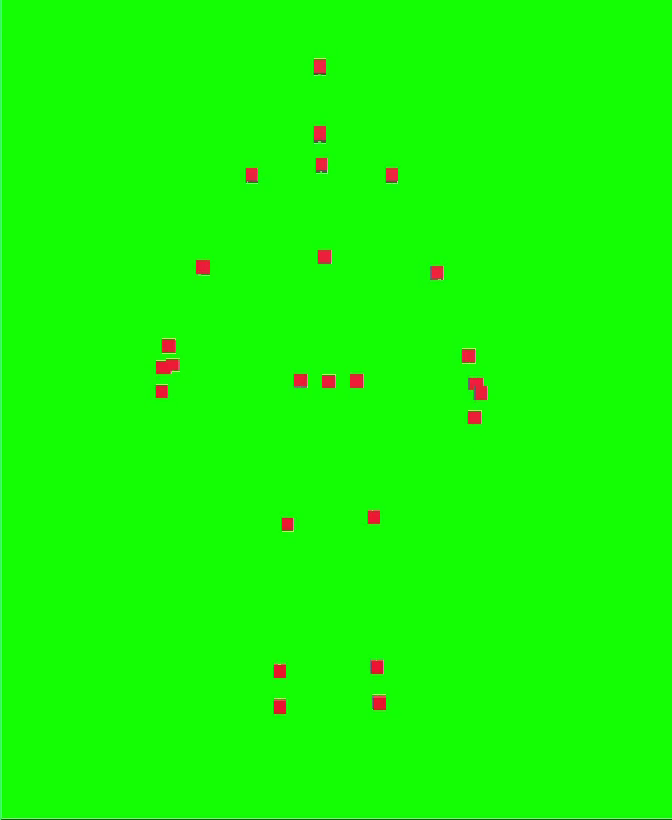
#> input picture frame 24 of overlay/pipeline/input/unity-joints.mp4, 672 x 820 px
$ jupyter execute unity-extract.ipynb
#> lines starting #> are read from the running program, lines starting #| are printed output that depends on the picture; after the words box and inside, x2 and y2 are one past the last pixel; in counts of white or black regions, pixels touching at a corner belong together; pictures that were not available may be replaced by others from this repository, and a replacement may not be noted
# Segment out the joints (red dots)

[cell 1]
import cv2
import matplotlib.pyplot as plt

# Load the video file
video = cv2.VideoCapture("../input/unity-joints.mp4")

# Read the first frame
ret, frame = video.read()
#> frame is the input picture: shape (820, 672, 3); mean B, G, R 5, 252, 21.9
video.release()

if ret:
  # Print some properties about the image
  print("Frame shape:", frame.shape)  # (height, width, channels)
#| Frame shape: (820, 672, 3)
  print("Frame dtype:", frame.dtype)
#| Frame dtype: uint8
  print("Frame size (bytes):", frame.nbytes)
#| Frame size (bytes): 1653120
else:
  print("Failed to read the first frame from the video.")

# Convert BGR (OpenCV) to RGB (matplotlib)
frame_rgb = cv2.cvtColor(frame, cv2.COLOR_BGR2RGB)

plt.imshow(frame_rgb)
plt.axis('off')
plt.title("First Frame")
plt.show()

[cell 2]
import numpy as np

# If your image is RGB (from matplotlib or elsewhere), convert to BGR for OpenCV
frame_bgr = cv2.cvtColor(frame_rgb, cv2.COLOR_RGB2BGR)

# Convert BGR to HSV
img_hsv = cv2.cvtColor(frame_bgr, cv2.COLOR_BGR2HSV)
#> img_hsv: shape (820, 672, 3); mean H, S, V 58.7, 250.2, 253.4

# Tune HSV ranges for bright red
# Red hue is around 0 and 180 (OpenCV: 0-179). Bright red: high S and V.
lower_red1 = np.array([0, 120, 100])    # [H, S, V] (lower hue, higher sat/val)
upper_red1 = np.array([10, 255, 255])

lower_red2 = np.array([170, 120, 100])  # [H, S, V] (upper hue, higher sat/val)
upper_red2 = np.array([180, 255, 255])

# Create masks for the two red ranges and combine
mask1 = cv2.inRange(img_hsv, lower_red1, upper_red1)
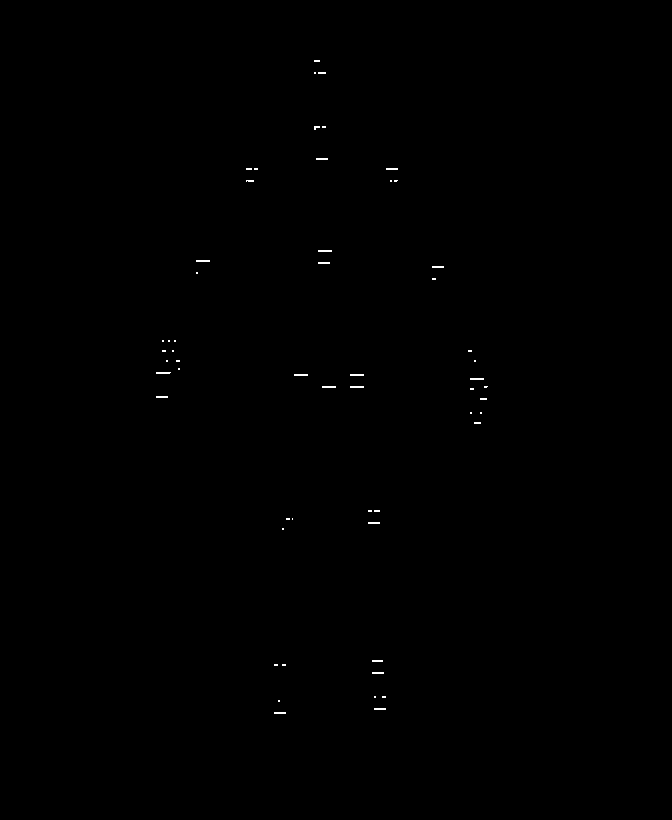
#> mask1: shape (820, 672); 0.14% white in thin lines or dots, all inside (x1, y1, x2, y2) = (156, 60, 488, 714)
mask2 = cv2.inRange(img_hsv, lower_red2, upper_red2)
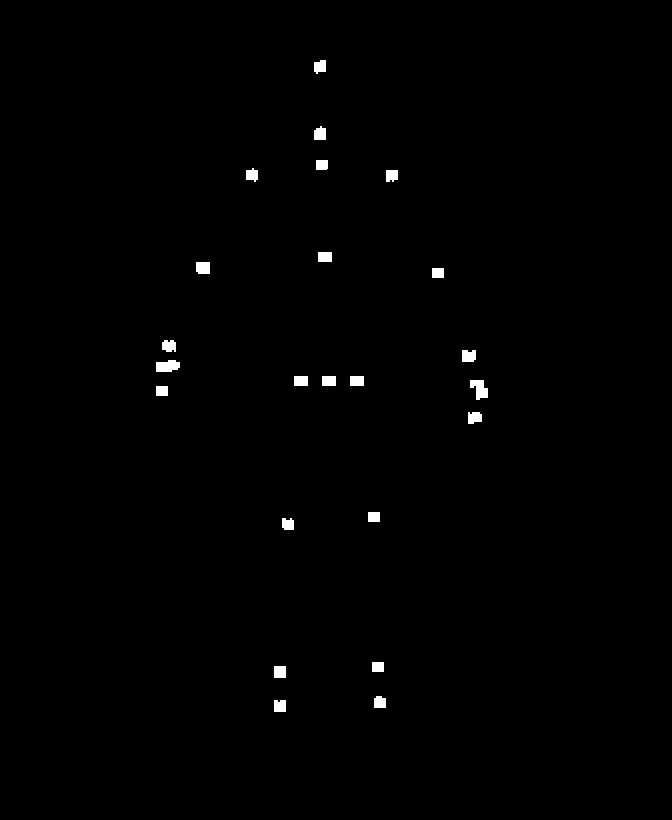
#> mask2: shape (820, 672); 0.6% white; 23 white regions, largest, box (x1, y1, x2, y2) and area: (156, 360, 180, 372) 236, (470, 380, 488, 400) 236, (196, 262, 210, 274) 164
red_mask = cv2.bitwise_or(mask1, mask2)
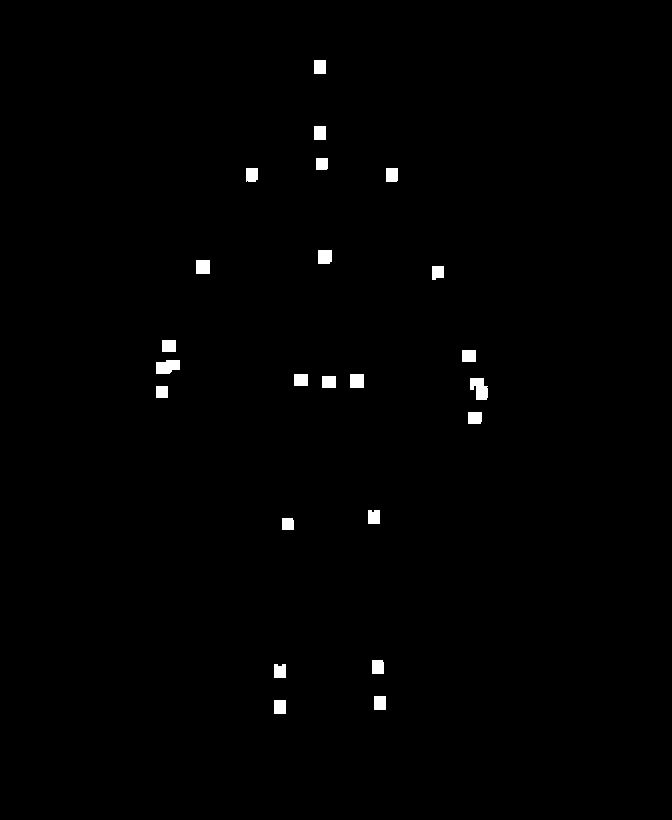
#> red_mask: shape (820, 672); 0.74% white; 23 white regions, largest, box (x1, y1, x2, y2) and area: (470, 378, 488, 400) 293, (156, 360, 180, 374) 281, (196, 260, 210, 274) 196

# Optional: Clean up small noise with morphological operations
kernel = np.ones((5, 5), np.uint8)  # Slightly larger kernel for dots
red_mask_clean = cv2.morphologyEx(red_mask, cv2.MORPH_OPEN, kernel)
#> red_mask_clean: shape (820, 672); 0.73% white; 23 white regions
red_mask_clean = cv2.morphologyEx(red_mask_clean, cv2.MORPH_CLOSE, kernel)

# Show the mask
plt.imshow(red_mask_clean, cmap='gray')
plt.title("Red Dots Mask")
plt.axis('off')
plt.show()

# Obtain the coords of each joint, relative to the top-left corner

[cell 3]
# Find Contours of Red Dots

# Find contours in the mask
contours, _ = cv2.findContours(red_mask_clean, cv2.RETR_EXTERNAL, cv2.CHAIN_APPROX_SIMPLE)
#> contours = 23 contours; largest, box (x1, y1, x2, y2) and area: (156, 360, 180, 374) 246, (470, 378, 488, 400) 239, (350, 374, 364, 388) 169, (196, 260, 210, 274) 169, (318, 250, 332, 264) 166

dot_centers = []
min_area = 10  # Minimum area to filter out noise

for contour in contours:
    area = cv2.contourArea(contour)
    if area > min_area:
        M = cv2.moments(contour)
        if M["m00"] > 0:
            cx = int(M["m10"] / M["m00"])
            cy = int(M["m01"] / M["m00"])
            dot_centers.append((cx, cy))
#> this loop made 23 passes
#> (contour, area, cx, cy) on passes 1, 2, 3, 8, 10, 11: ([[274, 700], [274, 713], [285, 713], [285, 700]], 143, 279, 706), ([[374, 696], [374, 709], [385, 709], [385, 696]], 143, 379, 702), ([[274, 666], [274, 677], [285, 677], [285, 666]], 121, 279, 671), ([[156, 386], [156, 397], [167, 397], [167, 386]], 121, 161, 391), ([[322, 376], [322, 387], [335, 387], [335, 376]], 143, 328, 381), ([[350, 374], [350, 387], [363, 387], [363, 374]], 169, 356, 380)
#> after the loop, dot_centers = [(279, 706), (379, 702), (279, 671), (377, 666), (287, 523), (373, 516), (474, 417), (161, 391), (479, 388), (328, 381), (356, 380), (300, 379), (167, 366), (468, 355), (168, 345), (437, 271), (202, 266), (324, 256), (391, 174), (251, 174), (321, 163), (319, 132), (319, 66)]

print(f"Found {len(dot_centers)} red dots.")
#| Found 23 red dots.

[cell 4]
# Sort and Number the Dots

# Sort by y, then x for consistency
dot_centers_sorted = sorted(dot_centers, key=lambda p: (p[1], p[0]))
#> dot_centers_sorted = [(319, 66), (319, 132), (321, 163), (251, 174), (391, 174), (324, 256), (202, 266), (437, 271), (168, 345), (468, 355), (167, 366), (300, 379), (356, 380), (328, 381), (479, 388), (161, 391), (474, 417), (373, 516), (287, 523), (377, 666), (279, 671), (379, 702), (279, 706)]

# Display the sorted coordinates
for idx, (x, y) in enumerate(dot_centers_sorted):
    print(f"Dot {idx}: (x={x}, y={y})")
#> this loop made 23 passes
#> (printed output is left out)

[cell 5]
# Visualize the Numbered Dots on the Image

# Copy image for drawing
img_out = frame_rgb.copy()

# Draw green circles and numbers
for idx, (x, y) in enumerate(dot_centers_sorted):
    cv2.circle(img_out, (x, y), 8, (0, 0, 255), 2)
    cv2.putText(img_out, str(idx), (x+10, y-10), cv2.FONT_HERSHEY_SIMPLEX, 0.7, (0,0,255), 2)
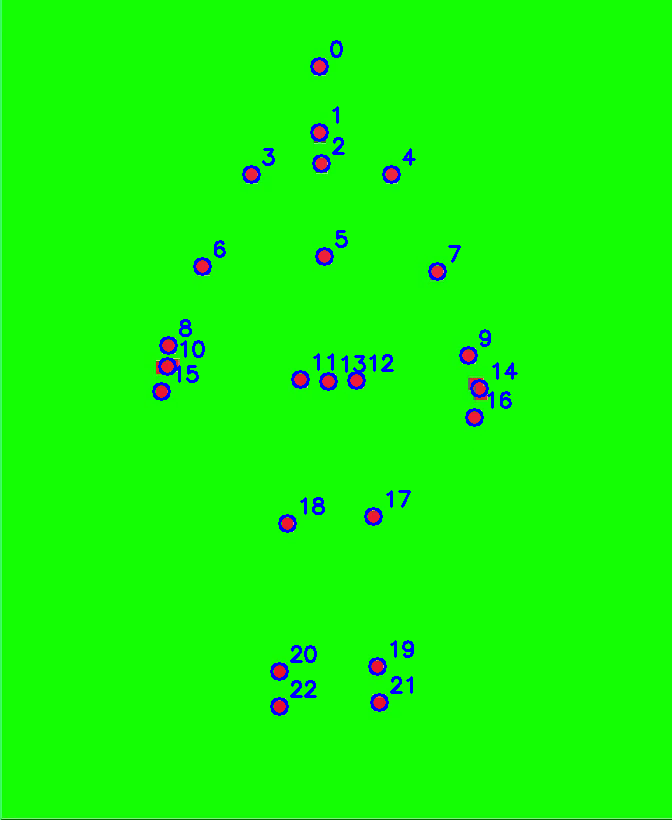
#> img_out: shape (820, 672, 3); mean R, G, B 21.1, 249.3, 8

# Show the result
plt.imshow(img_out)
plt.title("Detected and Numbered Red Dots")
plt.axis('off')
plt.show()

# Create image with transparent background

[cell 6]
# Create an RGBA image with transparent background
img_rgba = cv2.cvtColor(frame_rgb, cv2.COLOR_RGB2RGBA)

# Set alpha channel: 255 where red_mask_clean > 0, 0 elsewhere
alpha_channel = np.where(red_mask_clean > 0, 255, 0).astype(np.uint8)
img_rgba[..., 3] = alpha_channel
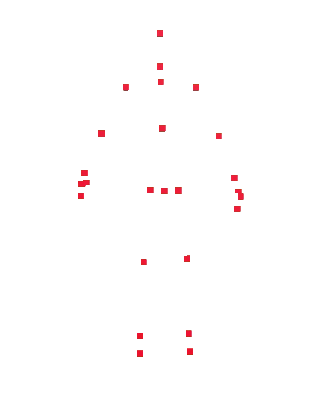
#> img_rgba: shape (820, 672, 4) (shown at 1/2 size); mean R, G, B, A 21.9, 252, 5, 1.9; transparent parts drawn white

# Set RGB to 0 where not red dot (optional, for full transparency)
img_rgba[..., :3][alpha_channel == 0] = 0

plt.imshow(img_rgba)
plt.title("Segmented Red Dots (Transparent Background)")
plt.axis('off')
plt.show()

# Load the first frame of the clothing video

[cell 7]
# Load the video file "unity-vid.mp4"
video2 = cv2.VideoCapture("../input/unity-vid.mp4")

# Read the first frame
ret2, frame2 = video2.read()
video2.release()

if ret2:
  print("Frame2 shape:", frame2.shape)
#| Frame2 shape: (820, 672, 3)
  print("Frame2 dtype:", frame2.dtype)
#| Frame2 dtype: uint8
  print("Frame2 size (bytes):", frame2.nbytes)
#| Frame2 size (bytes): 1653120
  # Convert BGR to RGB for display
  frame2_rgb = cv2.cvtColor(frame2, cv2.COLOR_BGR2RGB)
  plt.imshow(frame2_rgb)
  plt.axis('off')
  plt.title("First Frame of unity-vid.mp4")
  plt.show()
else:
  print("Failed to read the first frame from unity-vid.mp4.")

# Overlay the joints on the clothing to show accuracy

[cell 8]
# Overlay img_rgba (red dots with transparency) onto frame2_rgb

# Ensure both images are the same size
assert img_rgba.shape[:2] == frame2_rgb.shape[:2], "Image sizes do not match!"

# Prepare output image as a copy of frame2_rgb
overlay_result = frame2_rgb.copy()

# Blend where alpha_channel > 0 (i.e., where red dots are)
alpha = img_rgba[..., 3] / 255.0  # Normalize alpha to [0,1]
#> alpha: shape (820, 672) float64; values 0 (black) and 1 (white), 0.73% white; 23 white regions, largest, box (x1, y1, x2, y2) and area: (156, 360, 180, 374) 281, (470, 378, 488, 400) 276, (196, 260, 210, 274) 196
for c in range(3):  # For R, G, B channels
  overlay_result[..., c] = (img_rgba[..., c] * alpha + overlay_result[..., c] * (1 - alpha)).astype(np.uint8)

plt.imshow(overlay_result)
plt.title("Red Dots Overlayed on unity-vid.mp4 First Frame")
plt.axis('off')
plt.show()

# Segment out the clothing from the first frame

[cell 9]
from __future__ import annotations

from typing import Any

import cv2
import PIL.Image
import numpy as np
import matplotlib.pyplot as plt


def show_image(image: Any, title: str = "Image") -> None:
    """
    Display an image using matplotlib.

    Args:
        image (PIL.Image.Image): The image to display.
        title (str): The title of the image window.
    """
    plt.imshow(image)
    plt.title(title)
    plt.axis('off')  # Hide axes
    plt.show()

[cell 10]
# Read the image using OpenCV and generate binary mask

frame2_rgb = cv2.cvtColor(frame2_rgb, cv2.COLOR_RGB2BGR)

# Convert the image to HSV color space
hsv = cv2.cvtColor(frame2_rgb, cv2.COLOR_BGR2HSV)

# Mask for green background
lower_green = np.array([40, 100, 100])
upper_green = np.array([80, 255, 255])
bg_mask = cv2.inRange(hsv, lower_green, upper_green)
#> bg_mask: shape (820, 672); 99.2% white; 25 black regions (2 under 20 px), largest, box (x1, y1, x2, y2) and area: (468, 378, 488, 400) 344, (156, 360, 180, 374) 299, (318, 250, 332, 264) 196

# Invert background mask: 255 where not background
fg_mask = cv2.bitwise_not(bg_mask)

show_image(fg_mask, "Foreground Mask")

[cell 11]
# Apply the mask to the original image to obtain a transparent image

# Read the original image using OpenCV
img_rgb = cv2.cvtColor(frame2, cv2.COLOR_RGB2BGR)

# Mask the original image with the foreground mask
alpha = fg_mask
img_rgb_masked = cv2.bitwise_and(img_rgb, img_rgb, mask=alpha)
img_rgba = np.dstack([img_rgb_masked, alpha])

show_image(img_rgba, "Transparent Image")

# Save the transparent image
cv2.imwrite("../input/transparent.png",
            cv2.cvtColor(img_rgba, cv2.COLOR_BGR2RGBA))
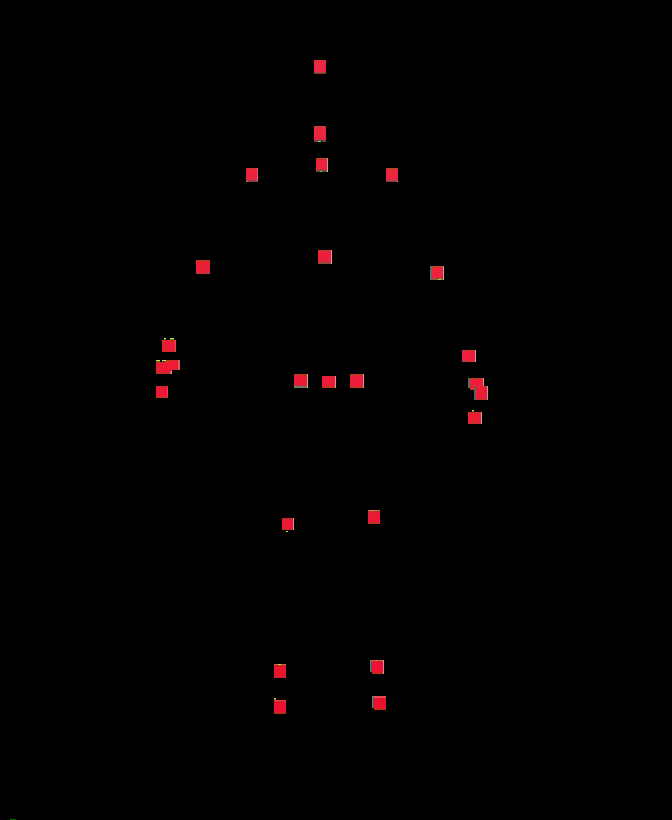
#> saved as transparent.png: shape (820, 672, 4); mean B, G, R, A 0.5, 0.3, 1.7, 2
#> Out = True

$ run again, starting later in the video
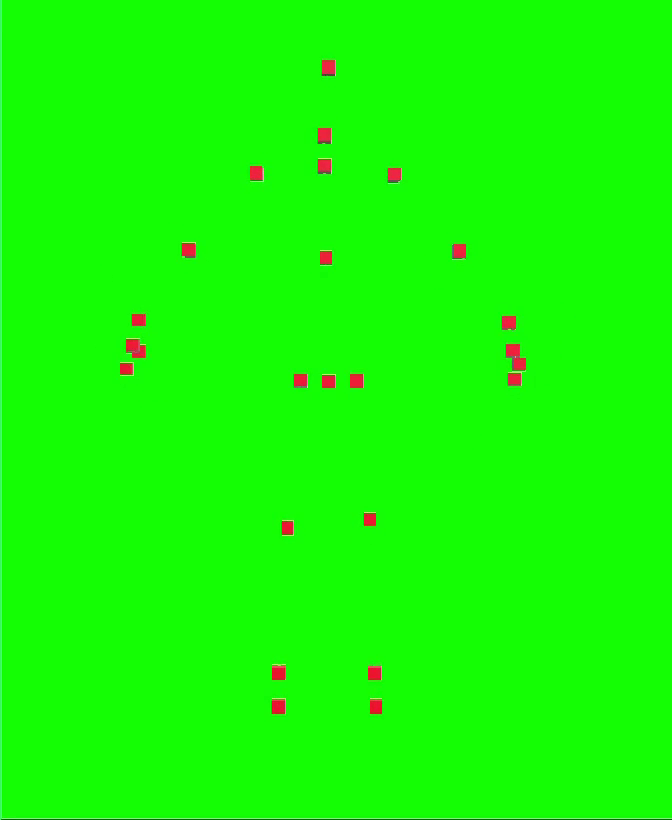
#> input picture frame 110 of overlay/pipeline/input/unity-joints.mp4, 672 x 820 px
#> frame is the input picture: shape (820, 672, 3); mean B, G, R 5, 251.9, 22
#| Frame shape: (820, 672, 3)
#| Frame dtype: uint8
#| Frame size (bytes): 1653120
#> img_hsv: shape (820, 672, 3); mean H, S, V 58.7, 250.2, 253.4
#> mask1: shape (820, 672); 0.14% white in thin lines or dots, all inside (x1, y1, x2, y2) = (120, 60, 526, 714)
#> mask2: shape (820, 672); 0.62% white; 24 white regions, largest, box (x1, y1, x2, y2) and area: (126, 340, 146, 356) 220, (322, 62, 336, 74) 168, (272, 700, 286, 712) 164
#> red_mask: shape (820, 672); 0.76% white; 24 white regions, largest, box (x1, y1, x2, y2) and area: (126, 340, 146, 358) 288, (350, 374, 364, 388) 196, (272, 666, 286, 680) 196
#> contours = 22 contours; largest, box (x1, y1, x2, y2) and area: (506, 344, 526, 386) 450, (126, 340, 146, 358) 252, (272, 666, 286, 680) 169, (350, 374, 364, 388) 169, (272, 700, 286, 714) 168
#> the loop `for contour in contours:` made 22 passes
#> (contour, area, cx, cy) on passes 1, 4, 5, 6, 7, 8: ([[370, 700], [370, 713], [381, 713], [381, 700]], 143, 375, 706), ([[272, 666], [272, 679], [285, 679], [285, 666]], 169, 278, 672), ([[282, 522], [282, 533], [293, 533], [293, 522]], 121, 287, 527), ([[364, 514], [364, 525], [375, 525], [375, 514]], 121, 369, 519), ([[322, 376], [322, 387], [335, 387], [335, 376]], 143, 328, 381), ([[350, 374], [350, 387], [363, 387], [363, 374]], 169, 356, 380)
#> after the loop `for contour in contours:`: dot_centers = [(375, 706), (278, 706), (374, 672), (278, 672), (287, 527), (369, 519), (328, 381), (356, 380), (300, 379), (126, 368), (515, 364), (135, 348), (508, 321), (138, 319), (325, 257), (459, 250), (188, 249), (394, 173), (255, 172), (324, 165), (324, 134), (328, 66)]
#| Found 22 red dots.
#> dot_centers_sorted = [(328, 66), (324, 134), (324, 165), (255, 172), (394, 173), (188, 249), (459, 250), (325, 257), (138, 319), (508, 321), (135, 348), (515, 364), (126, 368), (300, 379), (356, 380), (328, 381), (369, 519), (287, 527), (278, 672), (374, 672), (278, 706), (375, 706)]
#> the loop `for idx, (x, y) in enumerate(dot_centers_sorted):` made 22 passes
#> (printed output is left out)
#> after the loop `for idx, (x, y) in enumerate(dot_centers_sorted):`:
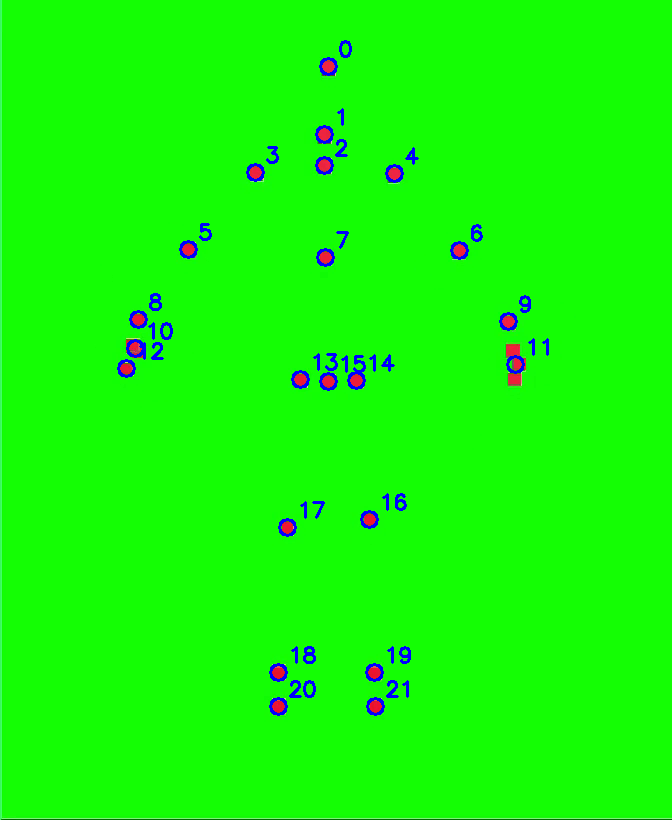
#> img_out: shape (820, 672, 3); mean R, G, B 21.2, 249.4, 7.8
#| Frame2 shape: (820, 672, 3)
#| Frame2 dtype: uint8
#| Frame2 size (bytes): 1653120
#> alpha: shape (820, 672) float64; values 0 (black) and 1 (white), 0.76% white; 22 white regions, largest, box (x1, y1, x2, y2) and area: (506, 344, 526, 386) 514, (126, 340, 146, 358) 288, (350, 374, 364, 388) 196
#> bg_mask: shape (820, 672); 99.2% white; 25 black regions (2 under 20 px), largest, box (x1, y1, x2, y2) and area: (506, 344, 526, 370) 364, (126, 340, 146, 358) 296, (322, 60, 336, 76) 224
#> `cv2.imwrite("../input/transparent.png", cv2.cvtColor(img_rgba, cv2.COL..`:
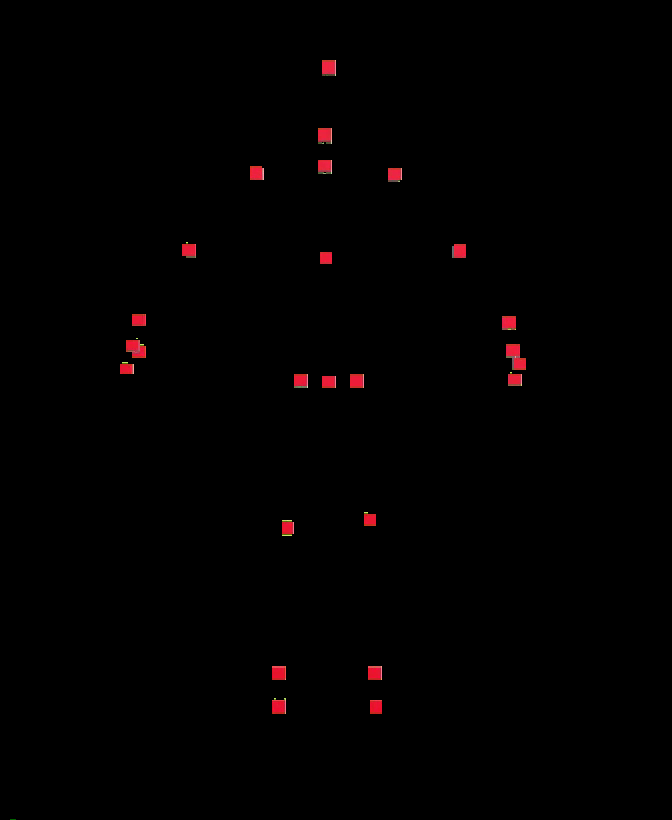
#> saved as transparent.png: shape (820, 672, 4); mean B, G, R, A 0.5, 0.4, 1.8, 2.1
#> Out = True
